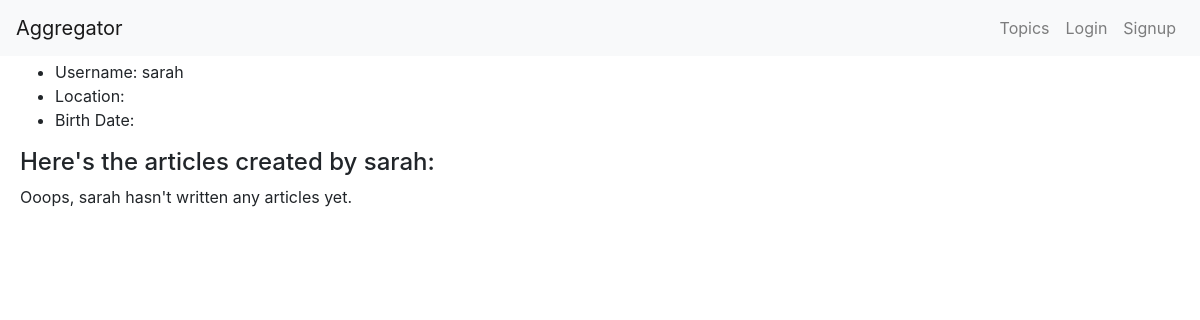
The page /profile/sarah on the database as committed earlier.
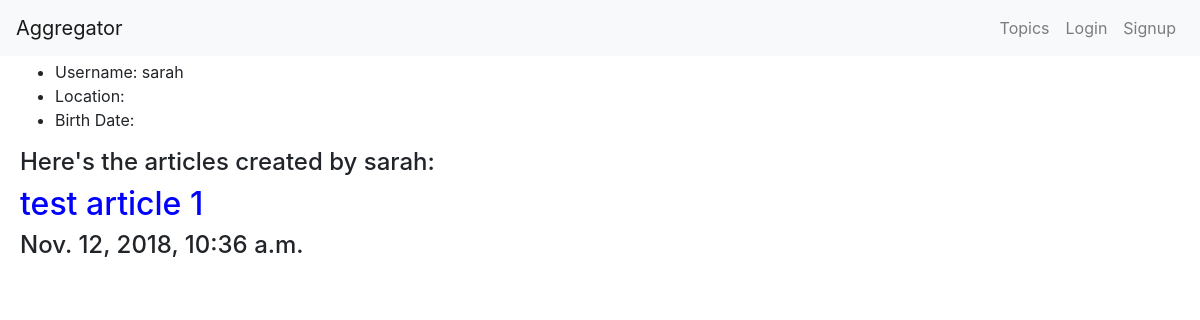
The same page on the database as committed later.
### articles/models.py (models this page shows, shortened)
class Article(models.Model):
    created_by = models.ForeignKey(UserProfile, related_name='articles', on_delete=models.CASCADE)
    created_at = models.DateTimeField(auto_now=True)
    article_name = models.CharField(max_length=126)
    article_content = models.TextField()
    message_html = models.TextField(editable=False, default='')
    topic = models.ForeignKey(Topic, related_name='article', on_delete=models.CASCADE)
    slug = models.SlugField(unique=True, default=slugify(article_name))

### accounts/views.py (the view)
# urls.py: url(r'profile/(?P<username>[a-zA-Z0-9]+)$', account_views.get_user_profile, name='user_profile'),
def get_user_profile(request, username):
    context = {}
    profile = User.objects.get(username=username)
    context['profile'] = profile
    user_article_list = Article.objects.filter(created_by_id=profile.id).order_by('-created_at')
    context['user_article_list'] = user_article_list
    return render(request, 'accounts/user_profile.html', context)

### accounts/templates/accounts/user_profile.html (shortened to what this page needs)
{% extends 'home.html' %}
{% load static %}
{% block content %}
<div class="container-fluid fix_margin mainbody">
  <ul>
    <li>Username: {{ profile.username }}</li>
  <li>Location: {{ profile.user.location }}</li>
    <li>Birth Date: {{ profile.user.birth_date }}</li>
  </ul>
</div>
<div class="article_lists">
    <h4>Here's the articles created by {{profile.username}}:</h4>
  {% for articles in user_article_list %}
  <a href="{% url 'articles:article_detail' slug=articles.slug %}"><h2>{{ articles.article_name }}</h2></a>
  <h4>{{ articles.created_at }}</h4>
{% empty %}
<p>Ooops, {{profile.username}} hasn't written any articles yet. </p>
{% endfor %}
</div>
{% endblock %}

Rows that differ between the two databases and show on the page:
added Article: article_name "test article 1", created_at "Nov. 12, 2018, 10:36 a.m."
Other text that changed with them:
{{ profile.username }}: "sarah" → (not shown)
text no longer shown: "Ooops, hasn't written any articles yet."
